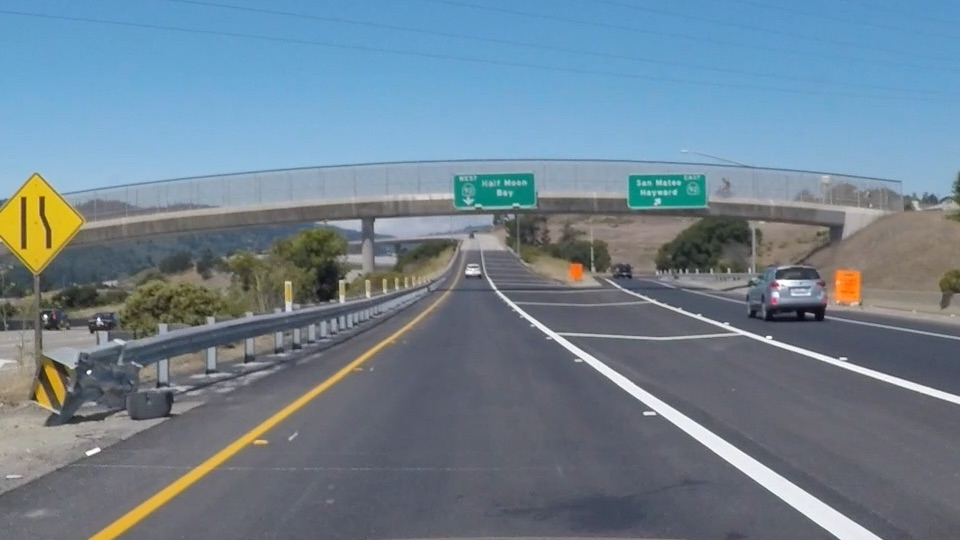
#> input picture IPR_1/Test_Images/exit-ramp.jpg, 960 x 540 px; its folder holds only this picture in this run
$ python -i vision.py   (imports and definitions only)
#> lines starting #> are read from the running program, lines starting #| are printed output that depends on the picture; after the words box and inside, x2 and y2 are one past the last pixel; in counts of white or black regions, pixels touching at a corner belong together
#> further down, picture is the input picture: shape (540, 960, 3); mean B, G, R 144.4, 130.2, 111.3
###############################################################################
# File Name: vision.py
# Description: Main application logic for the vision module, which includes
#              lane detection and tracking.
###############################################################################

###############################################################################
# IMPORTS
###############################################################################

# File Imports
import modules.vision.vision_config as vision_config
import modules.camera.camera as camera

# Library Imports
import cv2
import numpy as np

###############################################################################
# GLOBAL VARIABLES
###############################################################################

# Last good left and right lanes
last_left_lane = None
last_right_lane = None

# Number of consecutive frames each lane has been missing
left_lane_missing_count = 0
right_lane_missing_count = 0

# Running averages for left and right lanes
running_average_left_lane = None
running_average_right_lane = None

# Frame at different stages of processing
filtered_frame = None
frame_edges = None
roi_edges = None

###############################################################################
# GLOBAL FUNCTIONS
###############################################################################

###############################################################################
# Function Name: calibrate_ROI_points
# Description: Allows the user to calibrate the ROI points by displaying a
#              window with trackbars for each of the four points that define
#              the ROI. The user can adjust the trackbars while viewing the
#              resulting ROI in real time until they are satisfied with
#              the placement of the ROI, at which point they can press the ESC
#              key to save those points and exit the calibration window.
###############################################################################

# [51 lines left out: function calibrate_ROI_points, not called in this run]


###############################################################################
# Function Name: detect_lanes
# Description: Detects lanes in the input frame and returns a frame with
#              the detected lanes drawn on it, as well as the coordinates
#              of the left and right lanes.
###############################################################################

def detect_lanes(frame):
    global filtered_frame
    global frame_edges
    global roi_edges

    gray_frame = cv2.cvtColor(
        src=frame,
        code=cv2.COLOR_BGR2GRAY
    )
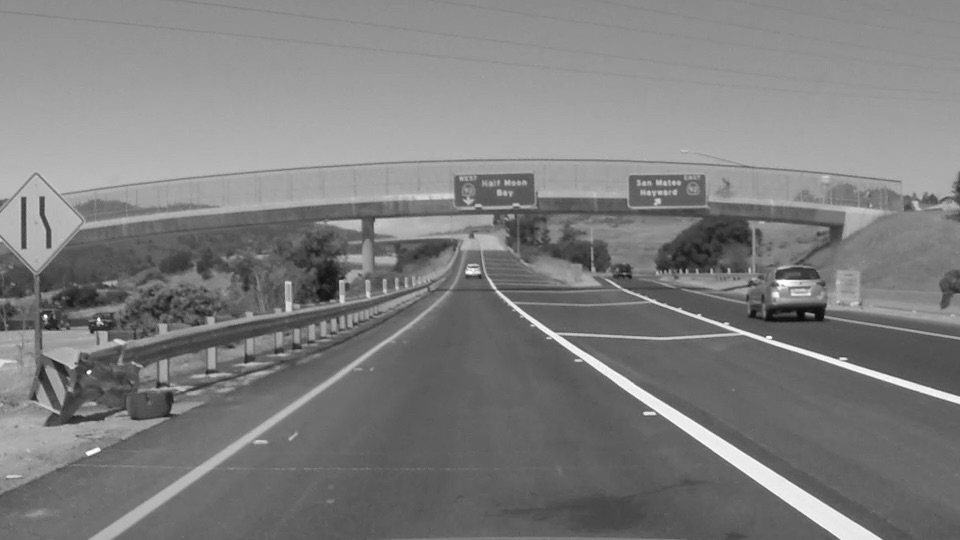
#> gray_frame: shape (540, 960); min 7, max 255, mean 126.2

    gray_frame[gray_frame > 220] = 0
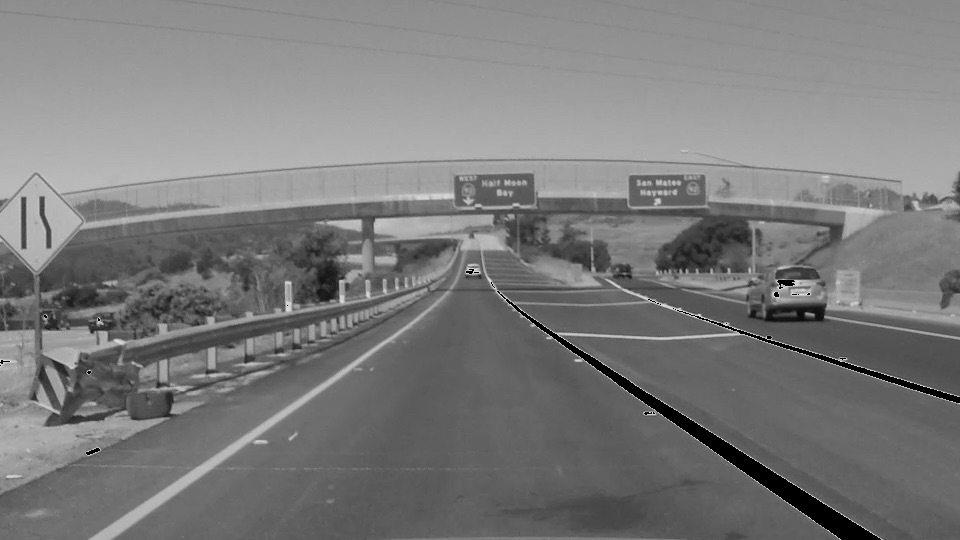
#> gray_frame: shape (540, 960); 1.28% of pixels changed, all inside (x1, y1, x2, y2) = (0, 269, 960, 540)

    # Blurs the image to reduce noise for better edge detection results
    filtered_frame = cv2.GaussianBlur(
        src=gray_frame,
        ksize=(vision_config.BLUR_KERNEL_SIZE, vision_config.BLUR_KERNEL_SIZE),
        sigmaX=vision_config.SIGMA_BLUR_CONTROL,
        sigmaY=vision_config.SIGMA_BLUR_CONTROL
        )

    # Detects edges in the blurred image using Canny edge detection
    frame_edges = cv2.Canny(
        image=filtered_frame,
        threshold1=vision_config.CANNY_LOW_THRESHOLD,
        threshold2=vision_config.CANNY_HIGH_THRESHOLD
        )
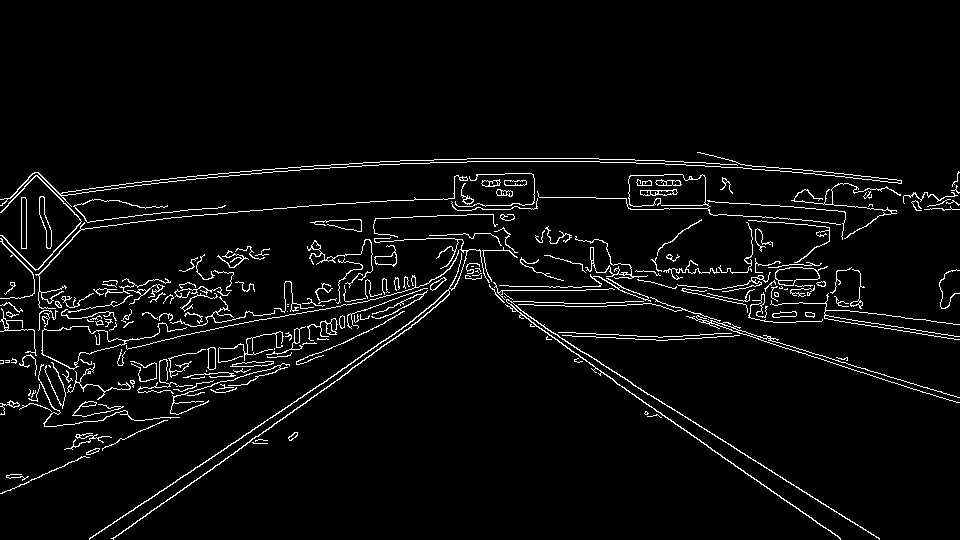
#> frame_edges: shape (540, 960); 4.1% white in thin lines or dots, all inside (x1, y1, x2, y2) = (0, 152, 960, 540)

    # Applies edges that are within ROI
    roi_edges = apply_ROI(frame_edges)

    # Connect dashed lane markings by filling small gaps in edges
    kernel = np.ones((vision_config.MORPH_KERNEL_SIZE, vision_config.MORPH_KERNEL_SIZE), np.uint8)
    roi_edges = cv2.morphologyEx(
        src=roi_edges,
        op=cv2.MORPH_CLOSE,
        kernel=kernel
    )

    # Fetches straight line segments from edges of frame
    hough_lines = hough_transform(roi_edges)

    # Filter out lines that have non ideal slopes
    left_lane, right_lane = filter_lines(
        lines=hough_lines,
        min_slope=vision_config.MIN_SLOPE,
        max_slope=vision_config.MAX_SLOPE,
        frame_height=vision_config.PROCESSING_HEIGHT,
    )

    # Apply an EMA to the left and right lane objects to smooth out the lane detection over time
    averaged_left_lane, averaged_right_lane = average_left_and_right_lanes(left_lane, right_lane)

    # Draw lines and overly onto input frame
    lanes_on_frame = draw_lines_on_frame(
        frame=frame,
        lines=[averaged_left_lane, averaged_right_lane]
        )

    return lanes_on_frame, averaged_left_lane, averaged_right_lane


###############################################################################
# Function Name: apply_ROI
# Description: Applies a Region of Interest (ROI) mask to the edge-detected frame.
###############################################################################

def apply_ROI(frame_edges):
    r"""
    (x1,y1) ------- (x4,y4)
     \               /
      \             /
       (x2,y2) (x3,y3)
    """

    # Fetching global variables for ROI points and dimensions of frame
    X1, Y1, X2, Y2 = vision_config.X1, vision_config.Y1, vision_config.X2, vision_config.Y2

    # Coordinates of the vertices for the polygon that will be used as the ROI for lanes only.
    X3 = 0
    Y3 = vision_config.PROCESSING_HEIGHT

    X4 = vision_config.PROCESSING_WIDTH
    Y4 = vision_config.PROCESSING_HEIGHT

    # Define the vertices of the polygon that will be used to mask the ROI
    vertices = np.array([[
        (X1, Y1),
        (X2, Y2),
        (X4, Y4),
        (X3, Y3)
    ]], dtype=np.int32)

    # Create a black image of the same size as the edge-detected image
    roi = np.zeros((vision_config.PROCESSING_HEIGHT, vision_config.PROCESSING_WIDTH), dtype=np.uint8)

    # Fill the region inside the vertices with white (255).
    cv2.fillPoly(
        img=roi,
        pts=vertices,
        color=255
        )
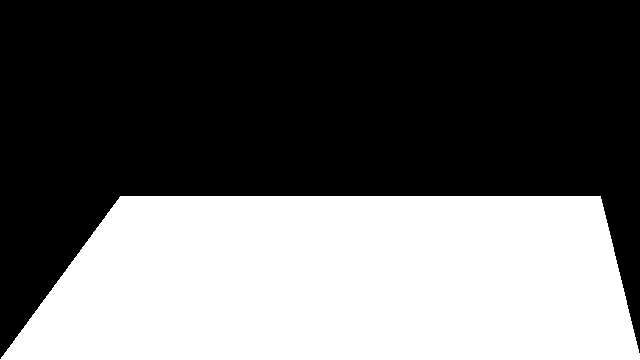
#> roi: shape (360, 640); 39.9% white; 1 white region, box (x1, y1, x2, y2) and area: (0, 196, 640, 360) 92000

    # Perform a bitwise AND operation between the edge-detected image and the
    # mask to keep only the edges that are within the ROI.
#> (the run stopped early here; a loop or call above may not have finished)

$ run again, on IPR_1/Test_Images/solidWhiteCurve.jpg
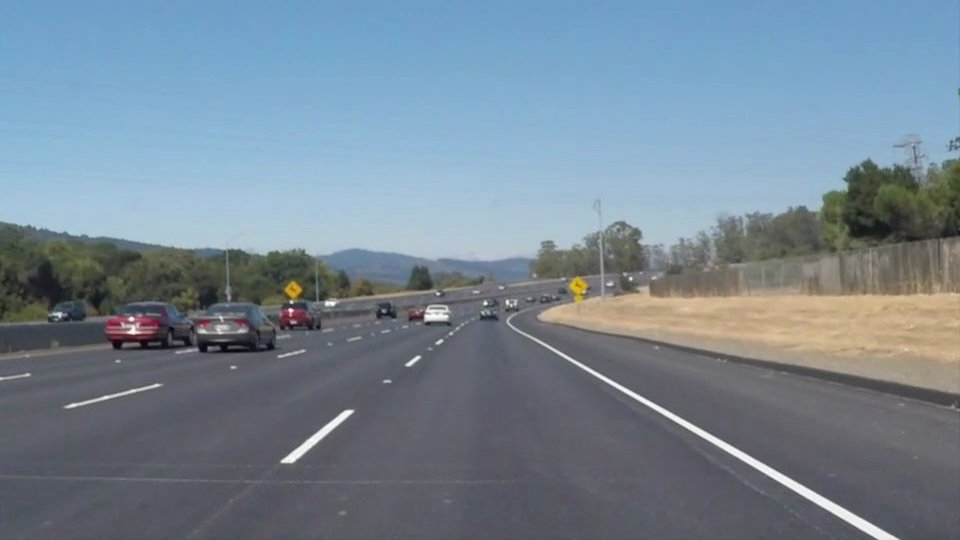
#> input picture IPR_1/Test_Images/solidWhiteCurve.jpg, 960 x 540 px
#> picture is the input picture: shape (540, 960, 3); mean B, G, R 148.1, 134.5, 118.5
#> in detect_lanes, `gray_frame[gray_frame > 220] = 0`:
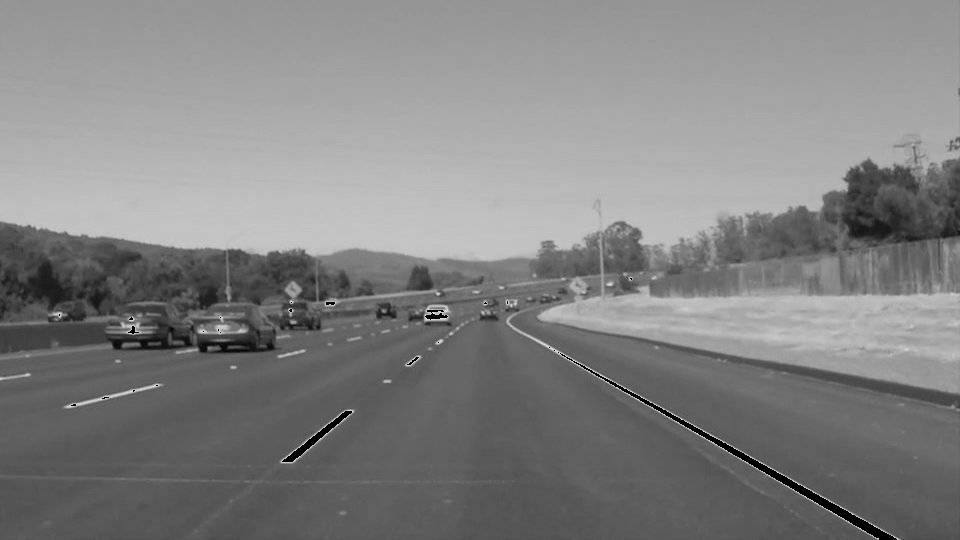
#> gray_frame: shape (540, 960); min 0, max 220, mean 130
#> in detect_lanes, `frame_edges = cv2.Canny( image=filtered_frame, threshold1=vision_confi..`:
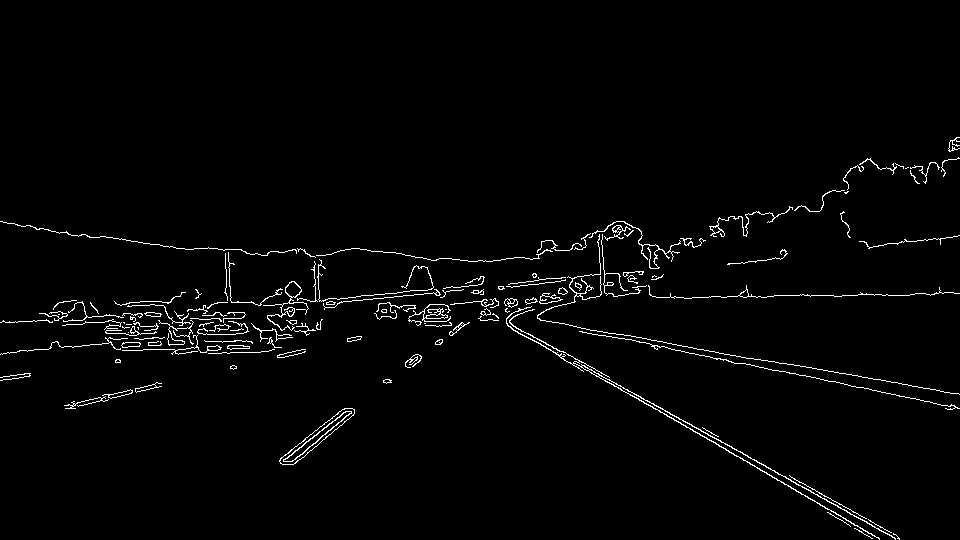
#> frame_edges: shape (540, 960); 2% white in thin lines or dots, all inside (x1, y1, x2, y2) = (0, 137, 960, 540)
#> roi: shape (360, 640); 39.9% white; 1 white region, box (x1, y1, x2, y2) and area: (0, 196, 640, 360) 92000

$ run again, on IPR_1/Test_Images/solidWhiteRight.jpg
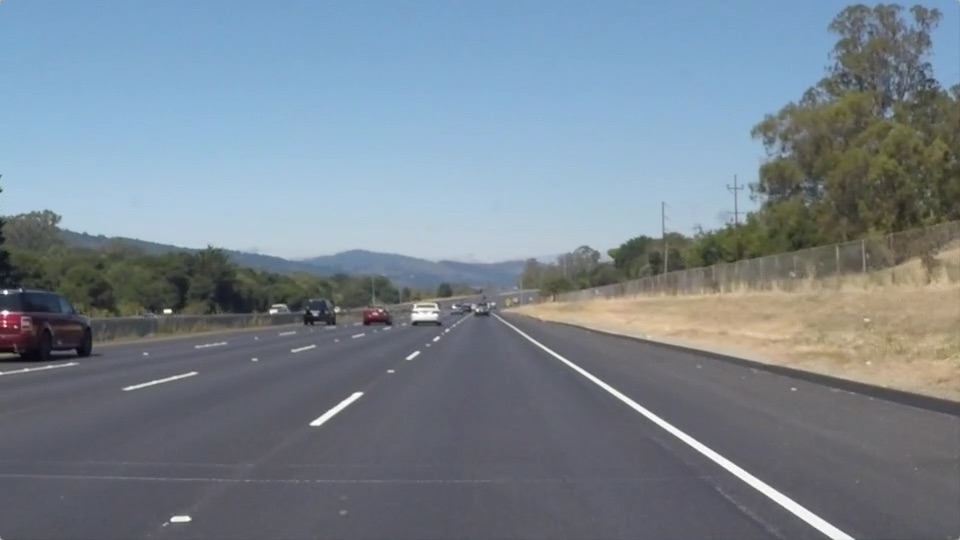
#> input picture IPR_1/Test_Images/solidWhiteRight.jpg, 960 x 540 px
#> picture is the input picture: shape (540, 960, 3); mean B, G, R 143.7, 132.6, 120.3
#> in detect_lanes, `gray_frame[gray_frame > 220] = 0`:
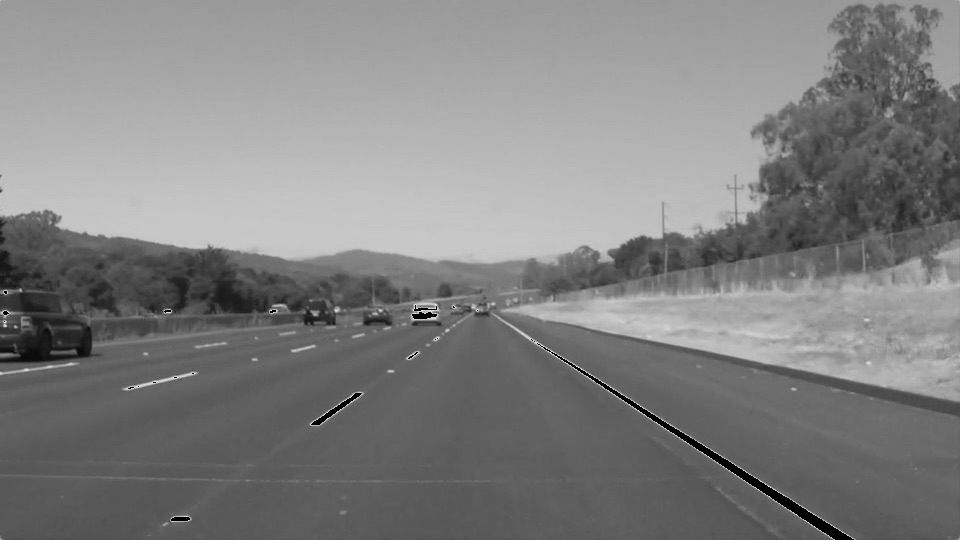
#> gray_frame: shape (540, 960); min 0, max 220, mean 128.9
#> in detect_lanes, `frame_edges = cv2.Canny( image=filtered_frame, threshold1=vision_confi..`:
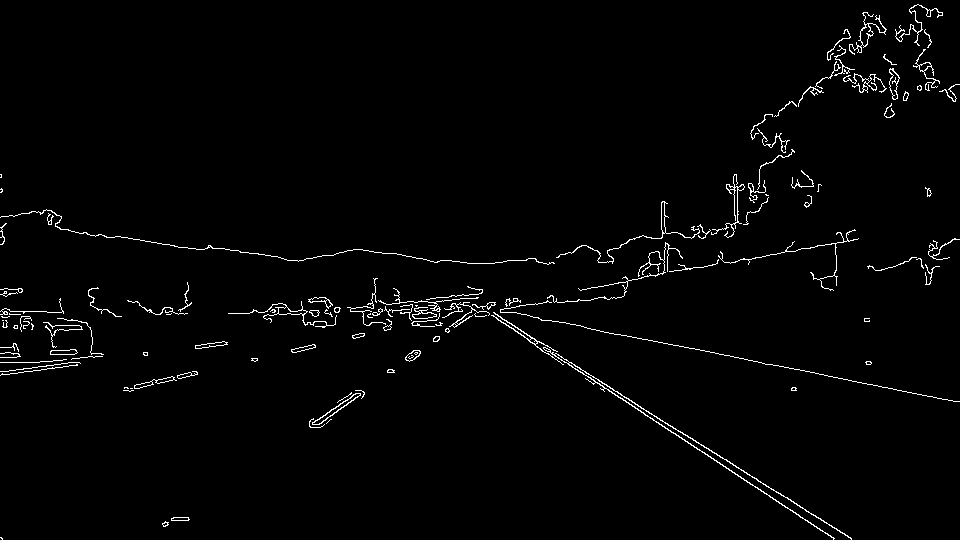
#> frame_edges: shape (540, 960); 1.8% white in thin lines or dots
#> roi: shape (360, 640); 39.9% white; 1 white region, box (x1, y1, x2, y2) and area: (0, 196, 640, 360) 92000

$ run again, on IPR_1/Test_Images/solidYellowCurve.jpg
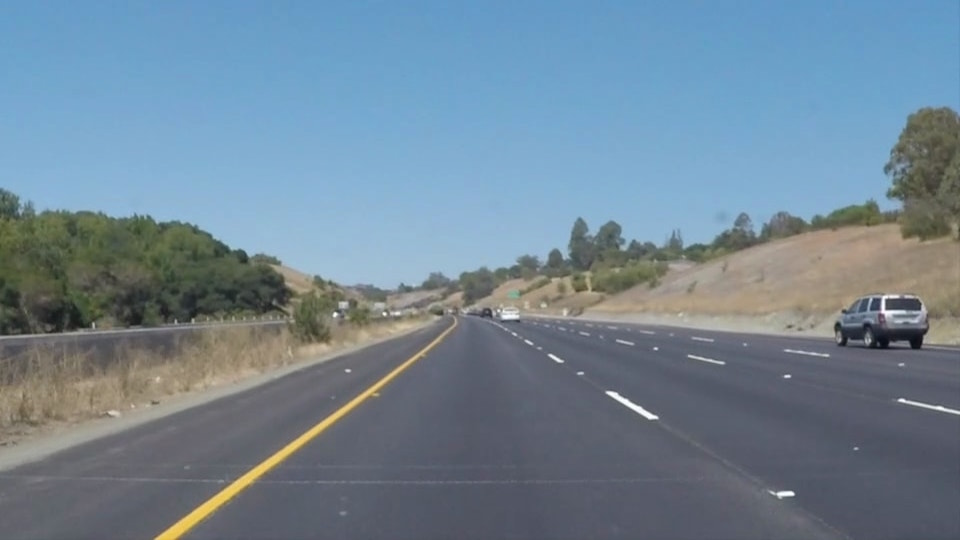
#> input picture IPR_1/Test_Images/solidYellowCurve.jpg, 960 x 540 px
#> picture is the input picture: shape (540, 960, 3); mean B, G, R 149, 133.4, 113
#> in detect_lanes, `gray_frame[gray_frame > 220] = 0`:
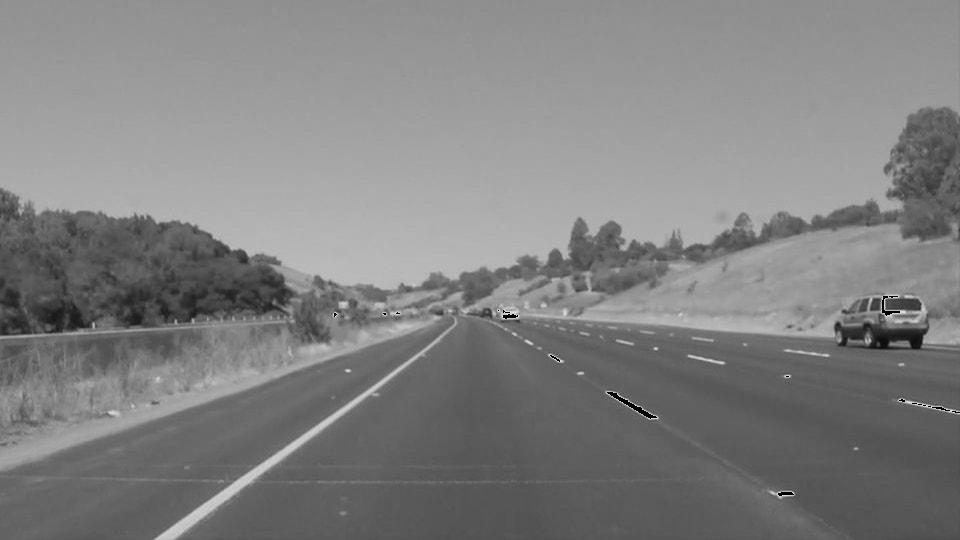
#> gray_frame: shape (540, 960); min 0, max 220, mean 128.9
#> in detect_lanes, `frame_edges = cv2.Canny( image=filtered_frame, threshold1=vision_confi..`:
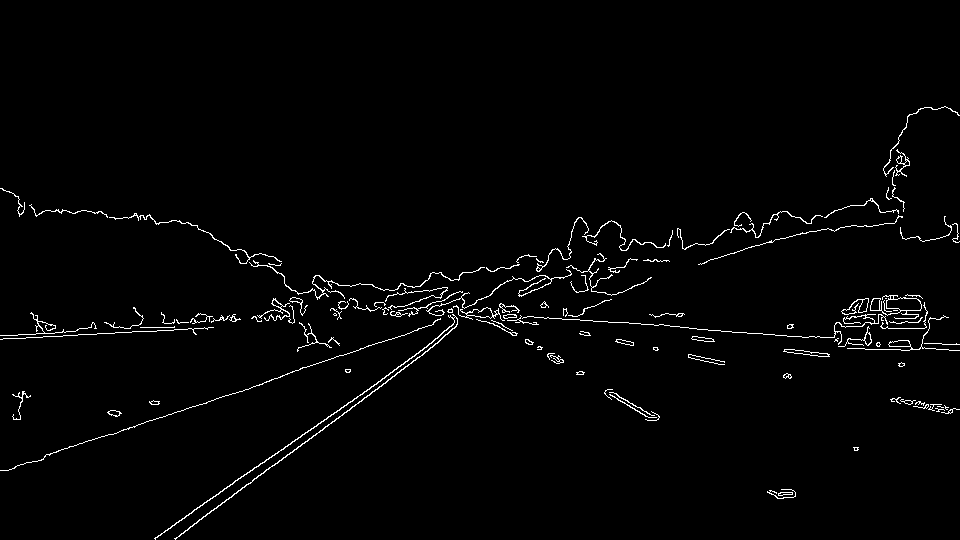
#> frame_edges: shape (540, 960); 1.8% white in thin lines or dots, all inside (x1, y1, x2, y2) = (0, 106, 960, 540)
#> roi: shape (360, 640); 39.9% white; 1 white region, box (x1, y1, x2, y2) and area: (0, 196, 640, 360) 92000
